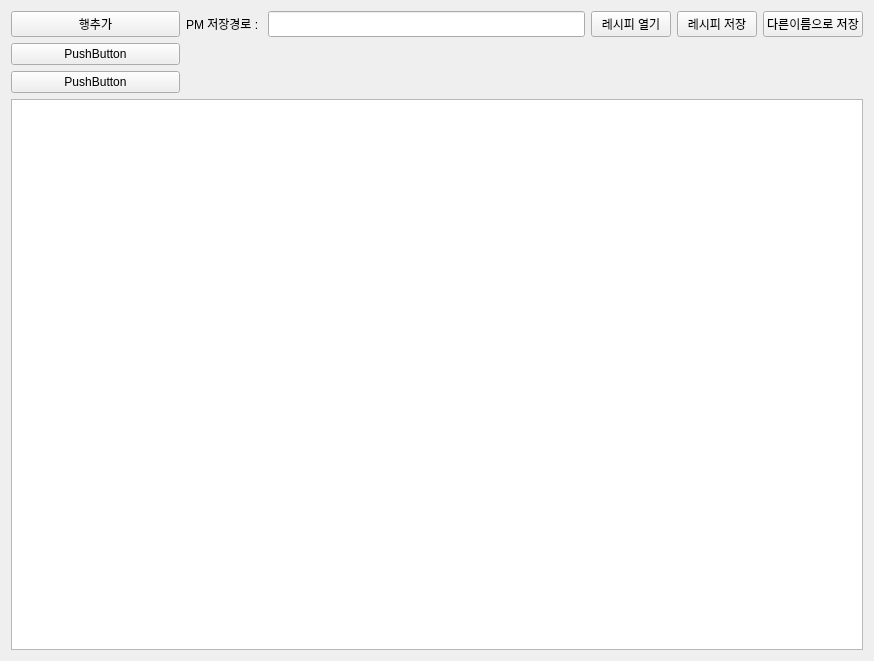
<?xml version="1.0" encoding="UTF-8"?>
<ui version="4.0">
 <class>Form</class>
 <widget class="QWidget" name="Form">
  <property name="geometry">
   <rect>
    <x>0</x>
    <y>0</y>
    <width>874</width>
    <height>661</height>
   </rect>
  </property>
  <property name="windowTitle">
   <string>Form</string>
  </property>
  <layout class="QGridLayout" name="gridLayout">
   <item row="0" column="0">
    <layout class="QVBoxLayout" name="verticalLayout" stretch="0,8">
     <item>
      <layout class="QHBoxLayout" name="horizontalLayout_3" stretch="2,8">
       <item>
        <layout class="QVBoxLayout" name="verticalLayout_3">
         <item>
          <widget class="QPushButton" name="pushButton_4">
           <property name="text">
            <string>행추가</string>
           </property>
          </widget>
         </item>
         <item>
          <widget class="QPushButton" name="pushButton_6">
           <property name="text">
            <string>PushButton</string>
           </property>
          </widget>
         </item>
         <item>
          <widget class="QPushButton" name="pushButton_5">
           <property name="text">
            <string>PushButton</string>
           </property>
          </widget>
         </item>
        </layout>
       </item>
       <item>
        <layout class="QVBoxLayout" name="verticalLayout_5" stretch="5,5,5">
         <item>
          <layout class="QHBoxLayout" name="horizontalLayout_4" stretch="1,5,0,5,5">
           <item>
            <widget class="QLabel" name="label">
             <property name="sizePolicy">
              <sizepolicy hsizetype="Minimum" vsizetype="Minimum">
               <horstretch>0</horstretch>
               <verstretch>0</verstretch>
              </sizepolicy>
             </property>
             <property name="text">
              <string>PM 저장경로 : </string>
             </property>
            </widget>
           </item>
           <item>
            <widget class="QLineEdit" name="lineEdit">
             <property name="sizePolicy">
              <sizepolicy hsizetype="Preferred" vsizetype="Preferred">
               <horstretch>0</horstretch>
               <verstretch>0</verstretch>
              </sizepolicy>
             </property>
             <property name="readOnly">
              <bool>true</bool>
             </property>
            </widget>
           </item>
           <item>
            <widget class="QPushButton" name="pushButton">
             <property name="sizePolicy">
              <sizepolicy hsizetype="Fixed" vsizetype="Fixed">
               <horstretch>0</horstretch>
               <verstretch>0</verstretch>
              </sizepolicy>
             </property>
             <property name="text">
              <string>레시피 열기</string>
             </property>
            </widget>
           </item>
           <item>
            <widget class="QPushButton" name="pushButton_3">
             <property name="sizePolicy">
              <sizepolicy hsizetype="Fixed" vsizetype="Fixed">
               <horstretch>0</horstretch>
               <verstretch>0</verstretch>
              </sizepolicy>
             </property>
             <property name="text">
              <string>레시피 저장</string>
             </property>
            </widget>
           </item>
           <item>
            <widget class="QPushButton" name="pushButton_2">
             <property name="sizePolicy">
              <sizepolicy hsizetype="Fixed" vsizetype="Fixed">
               <horstretch>0</horstretch>
               <verstretch>0</verstretch>
              </sizepolicy>
             </property>
             <property name="text">
              <string>다른이름으로 저장</string>
             </property>
            </widget>
           </item>
          </layout>
         </item>
         <item>
          <layout class="QHBoxLayout" name="horizontalLayout_5"/>
         </item>
         <item>
          <layout class="QHBoxLayout" name="horizontalLayout_6"/>
         </item>
        </layout>
       </item>
      </layout>
     </item>
     <item>
      <widget class="QTableWidget" name="mocvdTable">
       <property name="alternatingRowColors">
        <bool>false</bool>
       </property>
       <property name="rowCount">
        <number>0</number>
       </property>
       <attribute name="horizontalHeaderVisible">
        <bool>true</bool>
       </attribute>
       <attribute name="verticalHeaderVisible">
        <bool>true</bool>
       </attribute>
      </widget>
     </item>
    </layout>
   </item>
  </layout>
 </widget>
 <resources/>
 <connections>
  <connection>
   <sender>pushButton_4</sender>
   <signal>clicked()</signal>
   <receiver>Form</receiver>
   <slot>addItem()</slot>
   <hints>
    <hint type="sourcelabel">
     <x>142</x>
     <y>35</y>
    </hint>
    <hint type="destinationlabel">
     <x>152</x>
     <y>1</y>
    </hint>
   </hints>
  </connection>
  <connection>
   <sender>pushButton</sender>
   <signal>clicked()</signal>
   <receiver>Form</receiver>
   <slot>openRecipe()</slot>
   <hints>
    <hint type="sourcelabel">
     <x>631</x>
     <y>17</y>
    </hint>
    <hint type="destinationlabel">
     <x>617</x>
     <y>8</y>
    </hint>
   </hints>
  </connection>
  <connection>
   <sender>pushButton_3</sender>
   <signal>clicked()</signal>
   <receiver>Form</receiver>
   <slot>saveRecipe()</slot>
   <hints>
    <hint type="sourcelabel">
     <x>710</x>
     <y>20</y>
    </hint>
    <hint type="destinationlabel">
     <x>691</x>
     <y>3</y>
    </hint>
   </hints>
  </connection>
 </connections>
 <slots>
  <slot>addItem()</slot>
  <slot>openRecipe()</slot>
  <slot>saveRecipe()</slot>
 </slots>
</ui>
